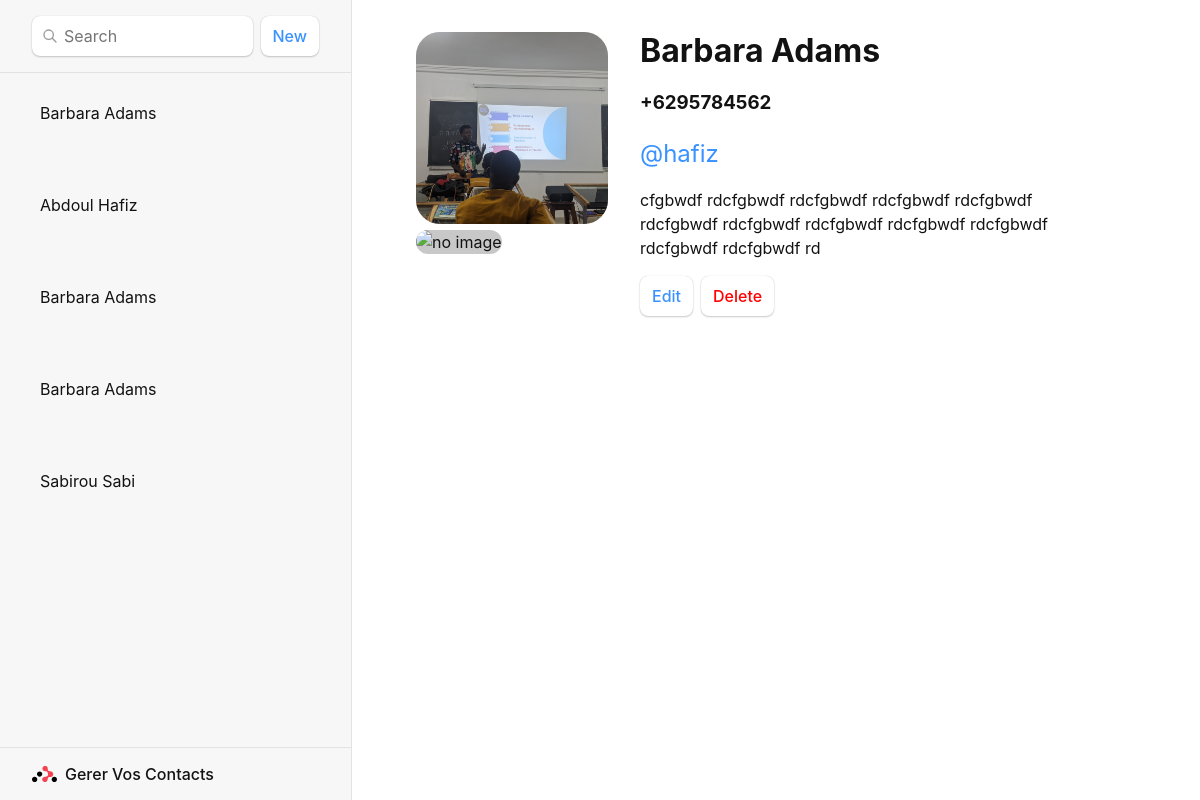
Screenshot of /contact/3/show with the database file from the repository.
### contacts/models.py (models this page shows)
class Contact(models.Model):
    first_name = models.CharField(max_length=50)
    last_name = models.CharField(max_length=50)
    twitter = models.CharField(max_length=50,blank=True,null=True)
    phone = models.CharField(max_length=100, unique=True)
    notes = models.CharField(max_length=500,blank=True,null=True)
    avatar = models.ImageField(null=True,default=None,blank=True)
    stared = models.BooleanField()

### ges_contacts/views.py (the view)
# urls.py: path('contact/<int:pk>/show', views.contact_show, name='contact_show'),
def contact_show(request,pk):
    contacts = Contact.objects.all()
    contact = Contact.objects.get(pk=pk)
    return render(request, 'contacts/show.html', {'contact': contact,'contacts':contacts})

### ges_contacts/templates/contacts/show.html (shortened to what this page needs)
{% extends './index.html' %} {% load static %} {% block outlet %}
<div id="contact">
    <div>
        {% if contact.avatar %}
        <img src="{{ contact.avatar.url }}"
            alt="{{ contact.first_name }} {{ contact.last_name }}" />
        {% endif %}
        <img
            alt="no image" />
    </div>
    <div>
        <h1>
            {% if contact.first_name or contact.last_name %} {{ contact.first_name }}
            {{ contact.last_name }} {% else %}
            <i>No Name</i>
            {% endif %}
        </h1>
        <h3>{{ contact.phone }}</h3>
        {% if contact.twitter %}
        <p>
            <a target="_blank" href="https://twitter.com/{{ contact.twitter }}">
                {{ contact.twitter }}
            </a>
        </p>
        {% endif %} {% if contact.notes %}
        <p>{{ contact.notes }}</p>
        {% endif %}
        <div>
            <a href="{% url 'contact_update' pk=contact.id %}">
                <button type="button">Edit</button>
            </a>
            <form method="post" action="{% url 'contact_delete' pk=contact.id %}">
                <button type="submit" id="error">Delete</button>
            </form>
        </div>
    </div>
</div>
{% endblock %}

### ges_contacts/templates/contacts/index.html (shortened to what this page needs)
{% extends '../base.html' %}
{% block content %}
<div id="sidebar">
  <h1>Gerer Vos Contacts</h1>
  <div>
    <form id="search-form" role="search">
      <input id="q" aria-label="Search contacts" placeholder="Search" type="search" name="q" />
    </form>
    <a href="{% url 'contact_create' %}">
      <button type="submit">New</button>
    </a>
  </div>
  <nav>
   <div id="uldiv">
    {% if contacts %}
    <ul id="cl">
      {% for contact in contacts %}
      <li>
        <a href="{% url 'contact_show' pk=contact.pk %}">
          {{ contact.first_name|default:"" }} {{ contact.last_name|default:"" }}
        </a>
      </li>
      {% endfor %}
    </ul>
    {% else %}
   </div>
    <p>
      <i>No contacts</i>
    </p>
    {% endif %}
  </nav>
</div>
<div id="detail" class="{% if navigation_state == 'loading' %}loading{% endif %}">
  {% block outlet %}{% endblock %}
</div>
{% endblock %}

### ges_contacts/templates/base.html (shortened to what this page needs)
{% load static %}
<!DOCTYPE html>
<html lang="en">
<head>
    <link rel="stylesheet" href="{% static 'css/index.css' %}">
</head>
<body>
    <div id="root">
       {% block content %}
       {% endblock content %}
    </div>
</body>
</html>

### ges_contacts/static/css/index.css (style rules this page uses)
html { box-sizing: border-box; }
*, *:before, *:after { box-sizing: inherit; }
body { font-family: -apple-system, BlinkMacSystemFont, "Segoe UI", "Roboto", "Oxygen", "Ubuntu", "Cantarell", "Fira Sans", "Droid Sans", "Helvetica Neue", sans-serif; -webkit-font-smoothing: antialiased; -moz-osx-font-smoothing: grayscale; }
html, body { height: 100%; margin: 0; line-height: 1.5; color: #121212; }
textarea, input, button { font-size: 1rem; font-family: inherit; border: none; border-radius: 8px; padding: 0.5rem 0.75rem; box-shadow: 0 0px 1px hsla(0, 0%, 0%, 0.2), 0 1px 2px hsla(0, 0%, 0%, 0.2); background-color: white; line-height: 1.5; margin: 0; }
button { color: #3992ff; font-weight: 500; }
#contact h1 { display: flex; align-items: flex-start; gap: 1rem; }
#root { display: flex; height: 100%; width: 100%; }
#sidebar { width: 22rem; background-color: #f7f7f7; border-right: solid 1px #e3e3e3; display: flex; flex-direction: column; }
#sidebar > * { padding-left: 2rem; padding-right: 2rem; }
#sidebar h1 { font-size: 1rem; font-weight: 500; display: flex; align-items: center; margin: 0; padding: 1rem 2rem; border-top: 1px solid #e3e3e3; order: 1; line-height: 1; }
#sidebar h1::before { margin-right: 0.5rem; position: relative; top: 1px; }
#sidebar > div { display: flex; align-items: center; gap: 0.5rem; padding-top: 1rem; padding-bottom: 1rem; border-bottom: 1px solid #e3e3e3; }
#sidebar > div form { position: relative; }
#sidebar > div form input[type="search"] { width: 100%; padding-left: 2rem; background-repeat: no-repeat; background-position: 0.625rem 0.75rem; background-size: 1rem; position: relative; }
#sidebar nav { flex: 1; overflow: auto; padding-top: 1rem; }
#sidebar ul { padding: 0; margin: 0; list-style: none; }
#sidebar li { margin: 0.25rem 0; }
#sidebar nav a { display: flex; align-items: center; justify-content: space-between; overflow: hidden; white-space: pre; padding: 0.5rem; border-radius: 8px; color: inherit; text-decoration: none; gap: 1rem; }
#detail { flex: 1; padding: 2rem 4rem; width: 100%; }
#contact { max-width: 40rem; display: flex; }
#contact h1 { font-size: 2rem; font-weight: 700; margin: 0; line-height: 1.2; }
#contact a[href*="twitter"] { display: flex; font-size: 1.5rem; color: #3992ff; text-decoration: none; }
#contact img { width: 12rem; height: 12rem; background: #c8c8c8; margin-right: 2rem; border-radius: 1.5rem; object-fit: cover; }
#contact h1 ~ div { display: flex; gap: 0.5rem; margin: 1rem 0; }
#error { color: red; }

### rows the page displays
Contact: first_name "Barbara", last_name "Adams", avatar (picture), phone "+6295784562", twitter "@hafiz", notes "cfgbwdf rdcfgbwdf rdcfgbwdf rdcfgbwdf rdcfgbwdf rdcfgbwdf rdcfgbwdf rdcfgbwdf rdcfgbwdf rdcfgbwdf rdcfgbwdf rdcfgbwdf rd"
Contact: first_name "Abdoul", last_name "Hafiz"
Contact: first_name "Barbara", last_name "Adams"
Contact: first_name "Barbara", last_name "Adams"
Contact: first_name "Sabirou", last_name "Sabi"
